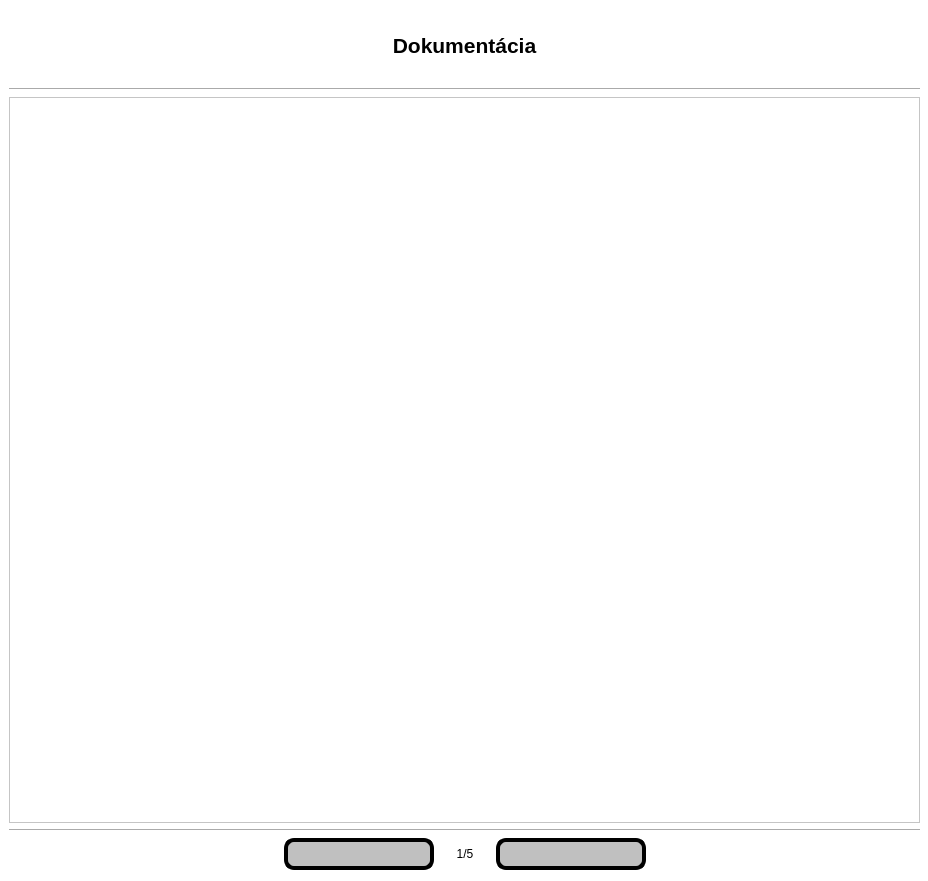
<?xml version="1.0" encoding="UTF-8"?>
<ui version="4.0">
 <class>DocumentDialog</class>
 <widget class="QDialog" name="DocumentDialog">
  <property name="geometry">
   <rect>
    <x>0</x>
    <y>0</y>
    <width>928</width>
    <height>881</height>
   </rect>
  </property>
  <property name="sizePolicy">
   <sizepolicy hsizetype="Fixed" vsizetype="Fixed">
    <horstretch>0</horstretch>
    <verstretch>0</verstretch>
   </sizepolicy>
  </property>
  <property name="windowTitle">
   <string>Dialog</string>
  </property>
  <property name="styleSheet">
   <string notr="true">background-color:rgb(255, 255, 255);</string>
  </property>
  <widget class="QWidget" name="verticalLayoutWidget">
   <property name="geometry">
    <rect>
     <x>9</x>
     <y>9</y>
     <width>911</width>
     <height>861</height>
    </rect>
   </property>
   <layout class="QVBoxLayout" name="verticalLayout" stretch="1,0,10,0,1">
    <item>
     <widget class="QLabel" name="label">
      <property name="font">
       <font>
        <family>Segoe UI</family>
        <pointsize>16</pointsize>
        <italic>false</italic>
        <bold>true</bold>
       </font>
      </property>
      <property name="layoutDirection">
       <enum>Qt::LeftToRight</enum>
      </property>
      <property name="styleSheet">
       <string notr="true">color:rgb(0, 0, 0);
font: 700 16pt &quot;Segoe UI&quot;;</string>
      </property>
      <property name="text">
       <string>Dokumentácia</string>
      </property>
      <property name="alignment">
       <set>Qt::AlignCenter</set>
      </property>
     </widget>
    </item>
    <item>
     <widget class="Line" name="line_2">
      <property name="orientation">
       <enum>Qt::Horizontal</enum>
      </property>
     </widget>
    </item>
    <item>
     <widget class="QFrame" name="documentation">
      <property name="frameShape">
       <enum>QFrame::StyledPanel</enum>
      </property>
      <property name="frameShadow">
       <enum>QFrame::Raised</enum>
      </property>
     </widget>
    </item>
    <item>
     <widget class="Line" name="line">
      <property name="orientation">
       <enum>Qt::Horizontal</enum>
      </property>
     </widget>
    </item>
    <item>
     <layout class="QHBoxLayout" name="horizontalLayout_2">
      <item>
       <spacer name="horizontalSpacer">
        <property name="orientation">
         <enum>Qt::Horizontal</enum>
        </property>
        <property name="sizeHint" stdset="0">
         <size>
          <width>40</width>
          <height>20</height>
         </size>
        </property>
       </spacer>
      </item>
      <item>
       <widget class="QPushButton" name="pageDown">
        <property name="minimumSize">
         <size>
          <width>150</width>
          <height>0</height>
         </size>
        </property>
        <property name="styleSheet">
         <string notr="true">
	background-color: silver;
	border-style:outset;
    border-radius: 10px;
	border-color:black;
	border-width:4px;
    padding: 5px;
	font: 700 12pt &quot;Segoe UI&quot;;
	color:black;
	image:url(:/pages/pageDOWN.png);
</string>
        </property>
        <property name="text">
         <string/>
        </property>
       </widget>
      </item>
      <item>
       <widget class="QLabel" name="pages">
        <property name="sizePolicy">
         <sizepolicy hsizetype="Fixed" vsizetype="Minimum">
          <horstretch>0</horstretch>
          <verstretch>0</verstretch>
         </sizepolicy>
        </property>
        <property name="minimumSize">
         <size>
          <width>50</width>
          <height>0</height>
         </size>
        </property>
        <property name="styleSheet">
         <string notr="true">color:rgb(0, 0, 0);</string>
        </property>
        <property name="text">
         <string>1/5</string>
        </property>
        <property name="alignment">
         <set>Qt::AlignCenter</set>
        </property>
       </widget>
      </item>
      <item>
       <widget class="QPushButton" name="pageUp">
        <property name="minimumSize">
         <size>
          <width>150</width>
          <height>0</height>
         </size>
        </property>
        <property name="styleSheet">
         <string notr="true">	background-color: silver;
	border-style:outset;
    border-radius: 10px;
	border-color:black;
	border-width:4px;
    padding: 5px;
	font: 700 12pt &quot;Segoe UI&quot;;
	color:black;
	image:url(:/pages/pageUP.png);</string>
        </property>
        <property name="text">
         <string/>
        </property>
       </widget>
      </item>
      <item>
       <spacer name="horizontalSpacer_2">
        <property name="orientation">
         <enum>Qt::Horizontal</enum>
        </property>
        <property name="sizeHint" stdset="0">
         <size>
          <width>40</width>
          <height>20</height>
         </size>
        </property>
       </spacer>
      </item>
     </layout>
    </item>
   </layout>
  </widget>
 </widget>
 <resources/>
 <connections/>
</ui>
